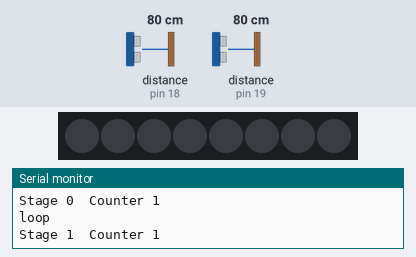
Recording of a sketch running on a simulated Arduino Mega 2560, built with avr-gcc and run on an emulated ATmega2560. Parts: 8 RGB LEDs in strip order, left to right, the last lines printed to the serial monitor. The test bench sets the inputs (shaded band); at power-on: distance to the obstacle (sensors on pin 18, pin 19) 80 cm. The echo pulse lasts 58.3 µs per cm; dim RGB values are drawn brighter than linear.

Above: at 1.2 s.
1.3 s: distance to the obstacle (sensor on pin 18) set to 250 cm
4.3 s: distance to the obstacle (sensor on pin 18) set to 9 cm
At 6.1 s:
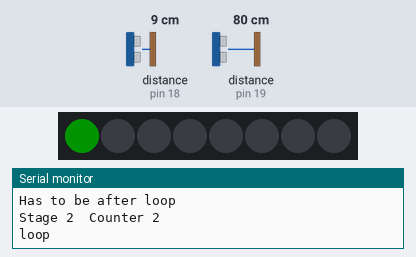
7.3 s: distance to the obstacle (sensor on pin 19) set to 120 cm
10.3 s: distance to the obstacle (sensor on pin 19) set to 9 cm
At 14.5 s:
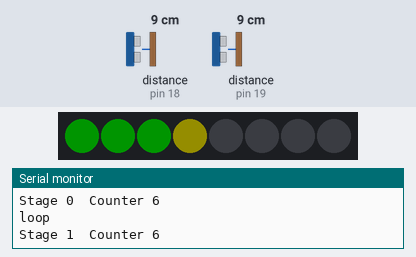
At 18.9 s:
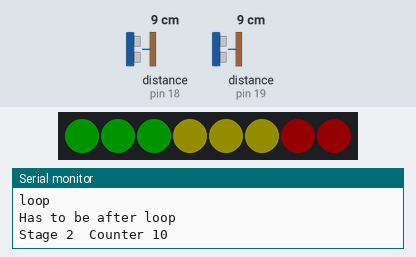
Timing chart, 0 to 19.8 s (numbered marks = the images above; inputs shaded):
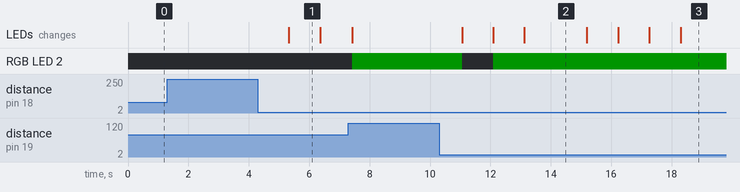

Measured:
- after the input at 4.3 s, the LEDs: change after 1.0 s (image 1)
- after the input at 10.3 s, RGB LED 2: RGB(0, 20, 0) → off after 0.76 s, → RGB(0, 20, 0) 1.0 s later; the LEDs: first change after 0.76 s (image 2 shows a later state)
- what the display in image 1 shows lasts 1.1 s, from 5.3 s to 6.4 s
- what the display in image 2 shows lasts 2.1 s, from 13.1 s to 15.2 s

The sketch:

main.ino
```cpp
 #include <NewPing.h>

#define LEFT_TRIG_PIN 22
#define LEFT_ECHO_PIN 19
#define RIGHT_TRIG_PIN 23
#define RIGHT_ECHO_PIN 18

#define MAX_DISTANCE 200

#define maxTol 100
#define minTol 5

//=====  DEBUG ======
void printDistances();
void printStage();
void printIsActivated();
void printCounter();
void printDirection();
//=====  UTILS ======
bool isSensorActivated();
void reset();
//====== LED ======
void setupLed();
void handleLed();

NewPing leftSensor(LEFT_TRIG_PIN, LEFT_ECHO_PIN, MAX_DISTANCE);
NewPing rightSensor(RIGHT_TRIG_PIN, RIGHT_ECHO_PIN, MAX_DISTANCE);

int counter = 0;
int nTryes = 0;
bool leftSensorActivated = false;
bool rightSensorActivated = false;
int stage = 0;

void setup() {
  Serial.begin(9600);
  setupLed();
}

void loop() {
  int leftDistance = leftSensor.ping_cm();
  int rightDistance = rightSensor.ping_cm();
  bool isLeftSensorActivated = isSensorActivated(leftDistance);
  bool isRightSensorActivated = isSensorActivated(rightDistance);


  //printDistances(leftDistance, rightDistance);
  //printIsActivated(isLeftSensorActivated, isRightSensorActivated);
  //printDirection();
  Serial.println("loop");
  switch (stage) {
    case 0:
      if(!leftSensorActivated && !rightSensorActivated) {
        if (isLeftSensorActivated) {
          leftSensorActivated = true;
          stage = 1;
          break;
        }

        if (isRightSensorActivated) {
          rightSensorActivated = true;
          stage = 1;
          break;
        }
      }
    case 1:
      Serial.println("Has to be after loop");
      if(leftSensorActivated && !rightSensorActivated || rightSensorActivated && !leftSensorActivated) {
        if(isLeftSensorActivated && isRightSensorActivated){
          stage = 2;
          break;
        } else {
          if(nTryes > 10) {
            reset();
          } else {
            nTryes++;
          }
          break;
        }
      }
    case 2:
      if(leftSensorActivated && isRightSensorActivated || rightSensorActivated && isLeftSensorActivated) {
        stage = 3;
        break;
      }
      else if(isLeftSensorActivated && isRightSensorActivated) {
        stage = 1;
        break;
      }
    case 3:
      if(leftSensorActivated) {
        counter++;
        Serial.println("ENTRA ====================>>>>>");
        Serial.println("                  ");
        reset();
        break;
      }
      if(rightSensorActivated) {
        if(counter > 0) {
          counter--;
          Serial.println("<<<<==================== SALE");
          Serial.println("                  ");
        }
        reset();
        break;
      }
    default:
      break;
  }

  printStage();
  printCounter();
  handleLed();

  delay(250);
}
```

LED.ino
```cpp
#include <Adafruit_NeoPixel.h>
Adafruit_NeoPixel tira = Adafruit_NeoPixel(8, 12, NEO_GRB + NEO_KHZ800);


int maxCapacity = 10;

int getPixel() {
  return (counter * 8) / maxCapacity;
}

void setupLed() {
  tira.begin();
  tira.show();
  tira.setBrightness(20);
}


void handleLed(){
  int pixel = getPixel();
  for(int i = 0; i < pixel; i++){
    if(i <= 2) {
      tira.setPixelColor(i, 0, 255, 0);
    } else if(i <=5) {
      tira.setPixelColor(i, 252, 232, 3);
    } else {
      tira.setPixelColor(i, 255, 0, 0);
    }
    tira.show();
  }
  tira.clear();
}
```

debug.ino
```cpp
void printDistances(int l, int r) {
  // Debugging output
  Serial.print("Left distance: ");
  Serial.print(l);
  Serial.print(" cm, right distance: ");
  Serial.print(r);
  Serial.println(" cm");
}

void printIsActivated(bool x,bool y){
  // Debugging output
  Serial.print("isLeftSensorActivated ");
  Serial.print(x);
  Serial.print(" isRightSensorActivated ");
  Serial.println(y);
}

void printDirection(){
  if(leftSensorActivated){
    Serial.print("Entrando ");
    Serial.println(leftSensorActivated);
  }
  if(rightSensorActivated){
    Serial.print("Saliendo ");
    Serial.println(rightSensorActivated);
  }
}

void printStage(){
  Serial.print("Stage ");
  Serial.print(stage);
}

void printCounter() {
  Serial.print("  Counter ");
  Serial.println(counter);
}
```

utils.ino
```cpp
bool isSensorActivated(int x) {
  if(x > minTol && x < maxTol) {
    return true;
  } else {
    return false;
  }
}

void reset() {
  stage = 0;
  leftSensorActivated = false;
  rightSensorActivated = false;
  nTryes = 0;
}
```
